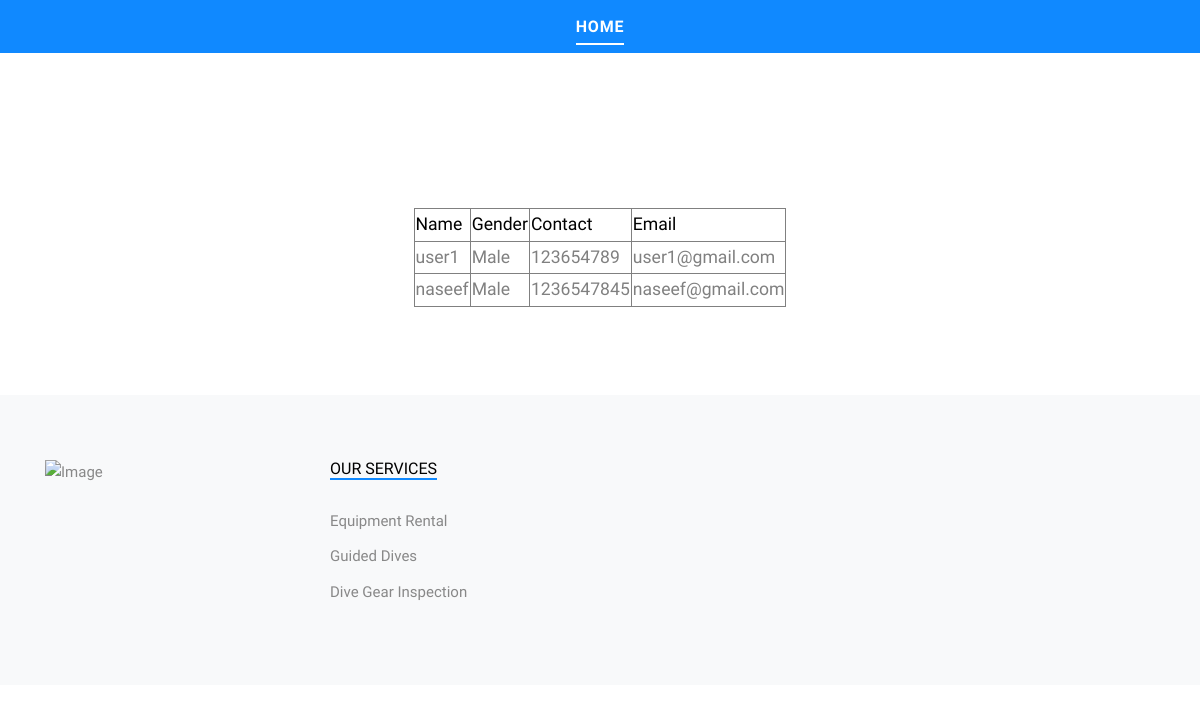
The page /admin_viewuser on the database its author committed.
### app/models.py (models this page shows)
class userr(models.Model):
    name = models.CharField(max_length=100)
    gender = models.CharField(max_length=100)
    contact = models.CharField(max_length=100)
    email = models.EmailField(max_length=100)
    password = models.CharField(max_length=100)
    user_id = models.ForeignKey(User,on_delete=models.CASCADE)

### app/views.py (the view)
# urls.py: path('admin_viewuser',views.viewuser,name='admin_viewuser'),
def viewuser(request):
    data = userr.objects.all()
    return render(request,'admin_viewuser.html',{'a':data})

### template/admin_viewuser.html (shortened to what this page needs)
<!DOCTYPE html>
<html lang="en">
  {% load static %}
<head>
  <link rel="stylesheet" href="/static/main/fonts/icomoon/style.css">
  <link rel="stylesheet" href="/static/main/css/bootstrap.min.css">
  <link rel="stylesheet" href="/static/main/css/jquery-ui.css">
  <link rel="stylesheet" href="/static/main/css/owl.carousel.min.css">
  <link rel="stylesheet" href="/static/main/css/owl.theme.default.min.css">
  <link rel="stylesheet" href="/static/main/css/owl.theme.default.min.css">
  <link rel="stylesheet" href="/static/main/css/jquery.fancybox.min.css">
  <link rel="stylesheet" href="/static/main/css/bootstrap-datepicker.css">
  <link rel="stylesheet" href="/static/main/fonts/flaticon/font/flaticon.css">
  <link rel="stylesheet" href="/static/main/css/aos.css">
  <link href="/static/main/css/jquery.mb.YTPlayer.min.css" media="all" rel="stylesheet" type="text/css">
  <link rel="stylesheet" href="/static/main/css/style.css">
</head>
<body data-spy="scroll" data-target=".site-navbar-target" data-offset="300">
  <div class="site-wrap">
    <div class="header-top bg-light">
      <div class="site-navbar py-2 js-sticky-header site-navbar-target d-none pl-0 d-lg-block" role="banner">
        <div class="container">
          <div class="d-flex align-items-center">
            <div class="mx-auto">
              <nav class="site-navigation position-relative text-right" role="navigation">
                <ul class="site-menu main-menu js-clone-nav mr-auto d-none pl-0 d-lg-block">
                  <li class="active">
                    <a href="{% url 'admin_homepage' %}" class="nav-link text-left">Home</a>
                  </li>
                </ul>
              </nav>
            </div>
          </div>
        </div>
      </div>
    </div>
    <div class="site-section">
      <br><br><br><br>
<!DOCTYPE html>
<html lang="en">
<head>
</head>
<body>
        <table align="center" border="1">
            <thead style="color: black;" >
              <tr>
                <td>Name</td>
                <td>Gender</td>
                <td>Contact</td>
                <td>Email</td>
            </tr>
            </thead>
            <tbody>
              {% for i in a %}
              <tr>
                <td>{{ i.name }}</td>
                <td>{{ i.gender }}</td>
                <td>{{ i.contact }}</td>
                <td>{{ i.email }}</td>
              </tr>
              {% endfor %}
            </tbody>
        </table>
</body>
</html>
    </div>
    <div class="footer bg-light">
      <div class="container">
        <div class="row">
          <div class="col-lg-3">
            <p class="mb-4"><img src="{% static 'Index/images/logo.png' %}" alt="Image" class="img-fluid"></p>
          </div>
          <div class="col-lg-3">
            <h3 class="footer-heading"><span>Our Services</span></h3>
            <ul class="list-unstyled">
              <li><a>Equipment Rental</a></li>
              <li><a>Guided Dives</a></li>
              <li><a>Dive Gear Inspection</a></li>
            </ul>
          </div>
        </div>
      </div>
    </div>
  </div>
</body>
</html>

### static/Index/css/style.css (style rules this page uses)
html { overflow-x: hidden; }
body { line-height: 1.7; color: gray; font-weight: 300; font-size: 1.1rem; }
a { -webkit-transition: .3s all ease; -o-transition: .3s all ease; transition: .3s all ease; }
h1, h2, h3, h4, h5, .h1, .h2, .h3, .h4, .h5 { font-family: "Oswald", sans-serif; }
.site-wrap:before { display: none; -webkit-transition: .3s all ease-in-out; -o-transition: .3s all ease-in-out; transition: .3s all ease-in-out; background: rgba(0, 0, 0, 0.6); content: ""; position: absolute; z-index: 2000; top: 0; left: 0; right: 0; bottom: 0; opacity: 0; visibility: hidden; }
.site-section { padding: 2.5em 0; }
@media (min-width: 768px) { .site-section { padding: 5em 0; } }
.site-navbar { font-family: "Oswald", sans-serif; margin-bottom: 0px; z-index: 1999; width: 100%; }
.site-navbar .site-navigation .site-menu { margin-bottom: 0; }
.site-navbar .site-navigation .site-menu .active > a { color: #fff; display: inline-block; padding: 5px 0px; margin-left: 20px; margin-right: 20px; position: relative; }
.site-navbar .site-navigation .site-menu .active > a:before { width: 100%; content: ""; height: 2px; left: 0; bottom: 0; background-color: #fff; }
.site-navbar .site-navigation .site-menu a { text-decoration: none !important; display: inline-block; }
.site-navbar .site-navigation .site-menu > li { display: inline-block; }
.site-navbar .site-navigation .site-menu > li > a { text-transform: uppercase; font-size: 16px; letter-spacing: .05rem; font-weight: 900; padding: 20px 20px; color: #fff; display: inline-block; text-decoration: none !important; }
.site-mobile-menu .site-nav-wrap { padding: 0; margin: 0; list-style: none; position: relative; }
.site-mobile-menu .site-nav-wrap a { padding: 10px 20px; display: block; position: relative; color: #212529; }
.site-mobile-menu .site-nav-wrap li { position: relative; display: block; }
.site-mobile-menu .site-nav-wrap li.active > a { color: #fff; }
.site-mobile-menu .site-nav-wrap > li { display: block; position: relative; float: left; width: 100%; }
.site-mobile-menu .site-nav-wrap > li > a { padding-left: 20px; font-size: 20px; }
.sticky-wrapper .site-navbar { -webkit-transition: .3s all ease; -o-transition: .3s all ease; transition: .3s all ease; background: #1089ff; }
.sticky-wrapper .site-navbar .site-menu > li { display: inline-block; }
.sticky-wrapper .site-navbar .site-menu > li.active > a { color: #fff; position: relative; }
.sticky-wrapper .site-navbar .site-menu > li.active > a:before { content: ""; position: absolute; bottom: 0; height: 2px; background: #fff; }
.footer { padding: 4rem 0; background: #000; font-size: 15px; color: #888; }
.footer .footer-heading { font-size: 16px; color: #000; margin-bottom: 30px; text-transform: uppercase; }
.footer .footer-heading > span { border-bottom: 2px solid #1089ff; }
.footer ul li { margin-bottom: 10px; }

### rows shown on the page
userr: name "user1", gender "Male", contact "123654789", email "user1@gmail.com"
userr: name "naseef", gender "Male", contact "1236547845", email "naseef@gmail.com"
